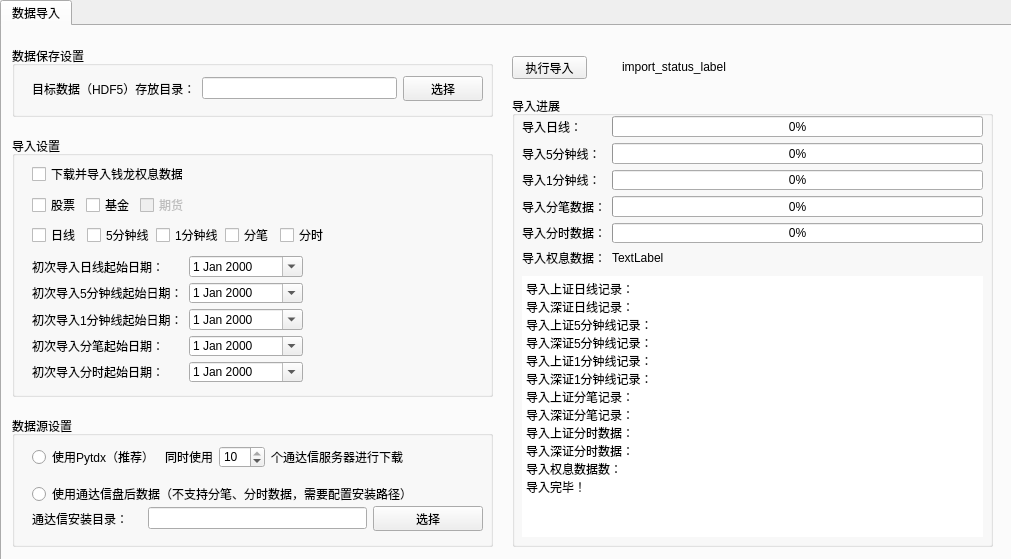
<?xml version="1.0" encoding="UTF-8"?>
<ui version="4.0">
 <class>MainWindow</class>
 <widget class="QMainWindow" name="MainWindow">
  <property name="geometry">
   <rect>
    <x>0</x>
    <y>0</y>
    <width>1011</width>
    <height>559</height>
   </rect>
  </property>
  <property name="windowTitle">
   <string>数据导入工具</string>
  </property>
  <widget class="QWidget" name="centralwidget">
   <widget class="QTabWidget" name="tabWidget">
    <property name="geometry">
     <rect>
      <x>0</x>
      <y>0</y>
      <width>1071</width>
      <height>601</height>
     </rect>
    </property>
    <property name="currentIndex">
     <number>0</number>
    </property>
    <widget class="QWidget" name="tab">
     <attribute name="title">
      <string>数据导入</string>
     </attribute>
     <widget class="QPushButton" name="start_import_pushButton">
      <property name="geometry">
       <rect>
        <x>510</x>
        <y>30</y>
        <width>75</width>
        <height>23</height>
       </rect>
      </property>
      <property name="text">
       <string>执行导入</string>
      </property>
     </widget>
     <widget class="QGroupBox" name="groupBox_2">
      <property name="geometry">
       <rect>
        <x>10</x>
        <y>390</y>
        <width>481</width>
        <height>131</height>
       </rect>
      </property>
      <property name="title">
       <string>数据源设置</string>
      </property>
      <widget class="QWidget" name="layoutWidget">
       <property name="geometry">
        <rect>
         <x>20</x>
         <y>90</y>
         <width>451</width>
         <height>25</height>
        </rect>
       </property>
       <layout class="QGridLayout" name="gridLayout_2">
        <item row="0" column="1" colspan="2">
         <widget class="QLineEdit" name="tdx_dir_lineEdit"/>
        </item>
        <item row="0" column="0">
         <widget class="QLabel" name="label_2">
          <property name="text">
           <string>通达信安装目录：</string>
          </property>
         </widget>
        </item>
        <item row="0" column="3">
         <widget class="QPushButton" name="select_tdx_dir_pushButton">
          <property name="sizePolicy">
           <sizepolicy hsizetype="Preferred" vsizetype="Fixed">
            <horstretch>0</horstretch>
            <verstretch>0</verstretch>
           </sizepolicy>
          </property>
          <property name="text">
           <string>选择</string>
          </property>
         </widget>
        </item>
       </layout>
      </widget>
      <widget class="QRadioButton" name="tdx_radioButton">
       <property name="geometry">
        <rect>
         <x>20</x>
         <y>70</y>
         <width>481</width>
         <height>16</height>
        </rect>
       </property>
       <property name="text">
        <string>使用通达信盘后数据（不支持分笔、分时数据，需要配置安装路径）</string>
       </property>
      </widget>
      <widget class="QWidget" name="layoutWidget">
       <property name="geometry">
        <rect>
         <x>20</x>
         <y>30</y>
         <width>371</width>
         <height>22</height>
        </rect>
       </property>
       <layout class="QHBoxLayout" name="horizontalLayout">
        <item>
         <widget class="QRadioButton" name="pytdx_radioButton">
          <property name="enabled">
           <bool>true</bool>
          </property>
          <property name="text">
           <string>使用Pytdx（推荐）</string>
          </property>
         </widget>
        </item>
        <item>
         <widget class="QLabel" name="label_16">
          <property name="text">
           <string>同时使用</string>
          </property>
         </widget>
        </item>
        <item>
         <widget class="QSpinBox" name="use_tdx_number_spinBox">
          <property name="minimum">
           <number>1</number>
          </property>
          <property name="maximum">
           <number>10</number>
          </property>
          <property name="value">
           <number>10</number>
          </property>
         </widget>
        </item>
        <item>
         <widget class="QLabel" name="label_17">
          <property name="text">
           <string>个通达信服务器进行下载</string>
          </property>
         </widget>
        </item>
       </layout>
      </widget>
     </widget>
     <widget class="QGroupBox" name="groupBox_3">
      <property name="geometry">
       <rect>
        <x>10</x>
        <y>20</y>
        <width>481</width>
        <height>71</height>
       </rect>
      </property>
      <property name="title">
       <string>数据保存设置</string>
      </property>
      <widget class="QWidget" name="layoutWidget">
       <property name="geometry">
        <rect>
         <x>20</x>
         <y>30</y>
         <width>451</width>
         <height>25</height>
        </rect>
       </property>
       <layout class="QGridLayout" name="gridLayout_3">
        <item row="0" column="1">
         <widget class="QLineEdit" name="hdf5_dir_lineEdit"/>
        </item>
        <item row="0" column="2">
         <widget class="QPushButton" name="hdf5_dir_pushButton">
          <property name="text">
           <string>选择</string>
          </property>
         </widget>
        </item>
        <item row="0" column="0">
         <widget class="QLabel" name="label">
          <property name="text">
           <string>目标数据（HDF5）存放目录：</string>
          </property>
         </widget>
        </item>
       </layout>
      </widget>
     </widget>
     <widget class="QGroupBox" name="groupBox_5">
      <property name="geometry">
       <rect>
        <x>510</x>
        <y>70</y>
        <width>481</width>
        <height>451</height>
       </rect>
      </property>
      <property name="title">
       <string>导入进展</string>
      </property>
      <widget class="QWidget" name="layoutWidget">
       <property name="geometry">
        <rect>
         <x>10</x>
         <y>20</y>
         <width>461</width>
         <height>151</height>
        </rect>
       </property>
       <layout class="QGridLayout" name="gridLayout">
        <item row="3" column="1">
         <widget class="QProgressBar" name="hdf5_trans_progressBar">
          <property name="value">
           <number>0</number>
          </property>
         </widget>
        </item>
        <item row="3" column="0">
         <widget class="QLabel" name="label_4">
          <property name="text">
           <string>导入分笔数据：</string>
          </property>
         </widget>
        </item>
        <item row="2" column="0">
         <widget class="QLabel" name="label_14">
          <property name="text">
           <string>导入1分钟线：</string>
          </property>
         </widget>
        </item>
        <item row="1" column="1">
         <widget class="QProgressBar" name="hdf5_5min_progressBar">
          <property name="value">
           <number>0</number>
          </property>
         </widget>
        </item>
        <item row="2" column="1">
         <widget class="QProgressBar" name="hdf5_min_progressBar">
          <property name="value">
           <number>0</number>
          </property>
         </widget>
        </item>
        <item row="5" column="1">
         <widget class="QLabel" name="hdf5_weight_label">
          <property name="text">
           <string>TextLabel</string>
          </property>
         </widget>
        </item>
        <item row="0" column="0">
         <widget class="QLabel" name="label_8">
          <property name="text">
           <string>导入日线：</string>
          </property>
         </widget>
        </item>
        <item row="1" column="0">
         <widget class="QLabel" name="label_12">
          <property name="text">
           <string>导入5分钟线：</string>
          </property>
         </widget>
        </item>
        <item row="0" column="1">
         <widget class="QProgressBar" name="hdf5_day_progressBar">
          <property name="value">
           <number>0</number>
          </property>
         </widget>
        </item>
        <item row="5" column="0">
         <widget class="QLabel" name="label_9">
          <property name="text">
           <string>导入权息数据：</string>
          </property>
         </widget>
        </item>
        <item row="4" column="0">
         <widget class="QLabel" name="label_5">
          <property name="text">
           <string>导入分时数据：</string>
          </property>
         </widget>
        </item>
        <item row="4" column="1">
         <widget class="QProgressBar" name="hdf5_time_progressBar">
          <property name="value">
           <number>0</number>
          </property>
         </widget>
        </item>
       </layout>
      </widget>
      <widget class="QTextEdit" name="import_detail_textEdit">
       <property name="geometry">
        <rect>
         <x>10</x>
         <y>180</y>
         <width>461</width>
         <height>261</height>
        </rect>
       </property>
       <property name="frameShape">
        <enum>QFrame::NoFrame</enum>
       </property>
       <property name="readOnly">
        <bool>true</bool>
       </property>
       <property name="html">
        <string>&lt;!DOCTYPE HTML PUBLIC &quot;-//W3C//DTD HTML 4.0//EN&quot; &quot;http://www.w3.org/TR/REC-html40/strict.dtd&quot;&gt;
&lt;html&gt;&lt;head&gt;&lt;meta name=&quot;qrichtext&quot; content=&quot;1&quot; /&gt;&lt;style type=&quot;text/css&quot;&gt;
p, li { white-space: pre-wrap; }
&lt;/style&gt;&lt;/head&gt;&lt;body style=&quot; font-family:'SimSun'; font-size:9pt; font-weight:400; font-style:normal;&quot;&gt;
&lt;p style=&quot; margin-top:0px; margin-bottom:0px; margin-left:0px; margin-right:0px; -qt-block-indent:0; text-indent:0px;&quot;&gt;导入上证日线记录：&lt;/p&gt;
&lt;p style=&quot; margin-top:0px; margin-bottom:0px; margin-left:0px; margin-right:0px; -qt-block-indent:0; text-indent:0px;&quot;&gt;导入深证日线记录：&lt;/p&gt;
&lt;p style=&quot; margin-top:0px; margin-bottom:0px; margin-left:0px; margin-right:0px; -qt-block-indent:0; text-indent:0px;&quot;&gt;导入上证5分钟线记录：&lt;/p&gt;
&lt;p style=&quot; margin-top:0px; margin-bottom:0px; margin-left:0px; margin-right:0px; -qt-block-indent:0; text-indent:0px;&quot;&gt;导入深证5分钟线记录：&lt;/p&gt;
&lt;p style=&quot; margin-top:0px; margin-bottom:0px; margin-left:0px; margin-right:0px; -qt-block-indent:0; text-indent:0px;&quot;&gt;导入上证1分钟线记录：&lt;/p&gt;
&lt;p style=&quot; margin-top:0px; margin-bottom:0px; margin-left:0px; margin-right:0px; -qt-block-indent:0; text-indent:0px;&quot;&gt;导入深证1分钟线记录：&lt;/p&gt;
&lt;p style=&quot; margin-top:0px; margin-bottom:0px; margin-left:0px; margin-right:0px; -qt-block-indent:0; text-indent:0px;&quot;&gt;导入上证分笔记录：&lt;/p&gt;
&lt;p style=&quot; margin-top:0px; margin-bottom:0px; margin-left:0px; margin-right:0px; -qt-block-indent:0; text-indent:0px;&quot;&gt;导入深证分笔记录：&lt;/p&gt;
&lt;p style=&quot; margin-top:0px; margin-bottom:0px; margin-left:0px; margin-right:0px; -qt-block-indent:0; text-indent:0px;&quot;&gt;导入上证分时数据：&lt;/p&gt;
&lt;p style=&quot; margin-top:0px; margin-bottom:0px; margin-left:0px; margin-right:0px; -qt-block-indent:0; text-indent:0px;&quot;&gt;导入深证分时数据：&lt;/p&gt;
&lt;p style=&quot; margin-top:0px; margin-bottom:0px; margin-left:0px; margin-right:0px; -qt-block-indent:0; text-indent:0px;&quot;&gt;导入权息数据数：&lt;/p&gt;
&lt;p style=&quot; margin-top:0px; margin-bottom:0px; margin-left:0px; margin-right:0px; -qt-block-indent:0; text-indent:0px;&quot;&gt;导入完毕！&lt;/p&gt;&lt;/body&gt;&lt;/html&gt;</string>
       </property>
      </widget>
     </widget>
     <widget class="QGroupBox" name="groupBox_7">
      <property name="geometry">
       <rect>
        <x>10</x>
        <y>110</y>
        <width>481</width>
        <height>261</height>
       </rect>
      </property>
      <property name="title">
       <string>导入设置</string>
      </property>
      <widget class="QWidget" name="layoutWidget">
       <property name="geometry">
        <rect>
         <x>20</x>
         <y>60</y>
         <width>155</width>
         <height>18</height>
        </rect>
       </property>
       <layout class="QHBoxLayout" name="horizontalLayout_3">
        <item>
         <widget class="QCheckBox" name="import_stock_checkBox">
          <property name="text">
           <string>股票</string>
          </property>
         </widget>
        </item>
        <item>
         <widget class="QCheckBox" name="import_fund_checkBox">
          <property name="text">
           <string>基金</string>
          </property>
         </widget>
        </item>
        <item>
         <widget class="QCheckBox" name="import_future_checkBox">
          <property name="enabled">
           <bool>false</bool>
          </property>
          <property name="text">
           <string>期货</string>
          </property>
         </widget>
        </item>
       </layout>
      </widget>
      <widget class="QWidget" name="layoutWidget">
       <property name="geometry">
        <rect>
         <x>20</x>
         <y>90</y>
         <width>297</width>
         <height>18</height>
        </rect>
       </property>
       <layout class="QHBoxLayout" name="horizontalLayout_2">
        <item>
         <widget class="QCheckBox" name="import_day_checkBox">
          <property name="text">
           <string>日线</string>
          </property>
         </widget>
        </item>
        <item>
         <widget class="QCheckBox" name="import_min5_checkBox">
          <property name="text">
           <string>5分钟线</string>
          </property>
         </widget>
        </item>
        <item>
         <widget class="QCheckBox" name="import_min_checkBox">
          <property name="text">
           <string>1分钟线</string>
          </property>
         </widget>
        </item>
        <item>
         <widget class="QCheckBox" name="import_trans_checkBox">
          <property name="enabled">
           <bool>true</bool>
          </property>
          <property name="text">
           <string>分笔</string>
          </property>
         </widget>
        </item>
        <item>
         <widget class="QCheckBox" name="import_time_checkBox">
          <property name="enabled">
           <bool>true</bool>
          </property>
          <property name="text">
           <string>分时</string>
          </property>
         </widget>
        </item>
       </layout>
      </widget>
      <widget class="QCheckBox" name="import_weight_checkBox">
       <property name="geometry">
        <rect>
         <x>20</x>
         <y>30</y>
         <width>151</width>
         <height>16</height>
        </rect>
       </property>
       <property name="text">
        <string>下载并导入钱龙权息数据</string>
       </property>
      </widget>
      <widget class="QWidget" name="layoutWidget">
       <property name="geometry">
        <rect>
         <x>20</x>
         <y>120</y>
         <width>271</width>
         <height>126</height>
        </rect>
       </property>
       <layout class="QGridLayout" name="gridLayout_4">
        <item row="2" column="0">
         <widget class="QLabel" name="label_15">
          <property name="text">
           <string>初次导入1分钟线起始日期：</string>
          </property>
         </widget>
        </item>
        <item row="1" column="0">
         <widget class="QLabel" name="label_10">
          <property name="text">
           <string>初次导入5分钟线起始日期：</string>
          </property>
         </widget>
        </item>
        <item row="0" column="0">
         <widget class="QLabel" name="label_3">
          <property name="text">
           <string>初次导入日线起始日期：</string>
          </property>
         </widget>
        </item>
        <item row="2" column="1">
         <widget class="QDateEdit" name="min_start_dateEdit">
          <property name="calendarPopup">
           <bool>true</bool>
          </property>
         </widget>
        </item>
        <item row="1" column="1">
         <widget class="QDateEdit" name="min5_start_dateEdit">
          <property name="minimumDateTime">
           <datetime>
            <hour>0</hour>
            <minute>0</minute>
            <second>0</second>
            <year>1990</year>
            <month>1</month>
            <day>1</day>
           </datetime>
          </property>
          <property name="calendarPopup">
           <bool>true</bool>
          </property>
         </widget>
        </item>
        <item row="4" column="0">
         <widget class="QLabel" name="label_7">
          <property name="text">
           <string>初次导入分时起始日期：</string>
          </property>
         </widget>
        </item>
        <item row="3" column="0">
         <widget class="QLabel" name="label_6">
          <property name="text">
           <string>初次导入分笔起始日期：</string>
          </property>
         </widget>
        </item>
        <item row="0" column="1">
         <widget class="QDateEdit" name="day_start_dateEdit">
          <property name="minimumDateTime">
           <datetime>
            <hour>0</hour>
            <minute>0</minute>
            <second>0</second>
            <year>1990</year>
            <month>1</month>
            <day>1</day>
           </datetime>
          </property>
          <property name="calendarPopup">
           <bool>true</bool>
          </property>
         </widget>
        </item>
        <item row="3" column="1">
         <widget class="QDateEdit" name="trans_start_dateEdit">
          <property name="calendarPopup">
           <bool>true</bool>
          </property>
         </widget>
        </item>
        <item row="4" column="1">
         <widget class="QDateEdit" name="time_start_dateEdit">
          <property name="calendarPopup">
           <bool>true</bool>
          </property>
         </widget>
        </item>
       </layout>
      </widget>
     </widget>
     <widget class="QLabel" name="import_status_label">
      <property name="geometry">
       <rect>
        <x>620</x>
        <y>30</y>
        <width>361</width>
        <height>21</height>
       </rect>
      </property>
      <property name="text">
       <string>import_status_label</string>
      </property>
     </widget>
    </widget>
   </widget>
  </widget>
 </widget>
 <resources/>
 <connections/>
</ui>
